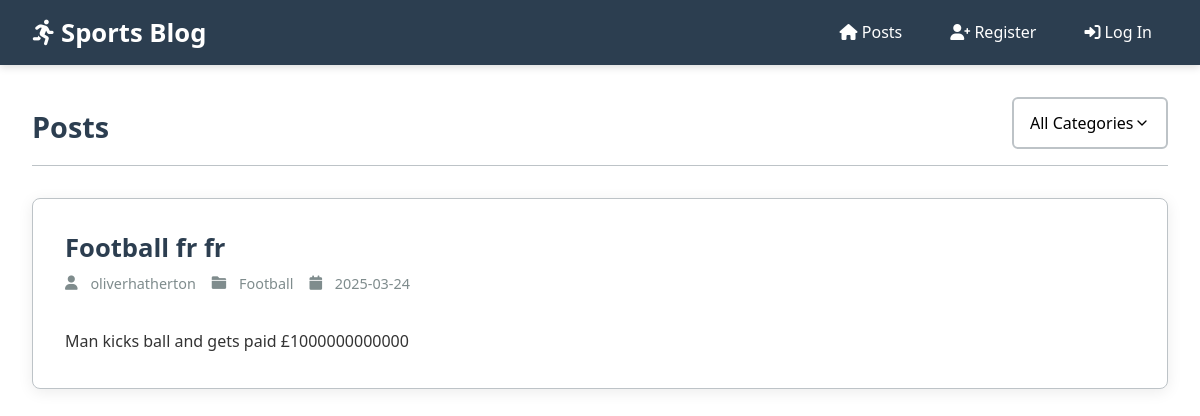
Screenshot of /blog/ with the database file from the repository.
### tables this page shows
CREATE TABLE post (
  id INTEGER PRIMARY KEY AUTOINCREMENT,
  author_id INTEGER NOT NULL,
  created TIMESTAMP NOT NULL DEFAULT CURRENT_TIMESTAMP,
  title TEXT NOT NULL,
  body TEXT NOT NULL,
  category_id INTEGER NOT NULL,
  FOREIGN KEY (category_id) REFERENCES category (id),
  FOREIGN KEY (author_id) REFERENCES user (id)
);

CREATE TABLE user (
  id INTEGER PRIMARY KEY AUTOINCREMENT,
  username TEXT UNIQUE NOT NULL,
  password TEXT NOT NULL
);

CREATE TABLE category (
  id INTEGER PRIMARY KEY AUTOINCREMENT,
  name TEXT NOT NULL UNIQUE
);

### sports_blog/blog.py (the view)
@bp.route('/')
def index():
    db = get_db()
    category_id = request.args.get('category', type=int)
    categories = db.execute('SELECT id, name FROM category ORDER BY name').fetchall()
    query = '''SELECT p.id, title, body, created, author_id, username, c.id AS category_id, c.name AS category_name
               FROM post p JOIN user u ON p.author_id = u.id
               LEFT JOIN category c ON p.category_id = c.id'''
    params = []
    if category_id:
        query += ' WHERE c.id = ?'
        params.append(category_id)
    query += ' ORDER BY created DESC'
    posts = db.execute(query, params).fetchall()
    new_posts = []
    for post in posts:
        post = dict(post)
        post["body"] = markdown(post["body"])
        new_posts.append(post)
    return render_template('blog/index.html',
                         posts=new_posts,
                         categories=categories,
                         selected_category=category_id)

### sports_blog/auth.py (called while the page is built)
@bp.before_app_request
def load_logged_in_user():
    user_id = session.get('user_id')
    if user_id is None:
        g.user = None
    else:
        g.user = get_db().execute(
            'SELECT * FROM user WHERE id = ?', (user_id,)
        ).fetchone()

### sports_blog/db.py (called while the page is built)
def get_db():
    if 'db' not in g:
        g.db = sqlite3.connect(
            current_app.config['DATABASE'],
            detect_types=sqlite3.PARSE_DECLTYPES
        )
        g.db.row_factory = sqlite3.Row
    return g.db

### sports_blog/templates/blog/index.html (shortened to what this page needs)
{% extends 'base.html' %}
{% block header %}
<div style="display: flex; justify-content: space-between; align-items: center; width: 100%;">
  <h1>{% block title %}Posts{% endblock %}</h1>
  <div style="display: flex; gap: 1rem; align-items: stretch;">
    <form method="get" style="margin: 0; display: flex; position: relative;">
      <select name="category" class="form-select" onchange="this.form.submit()"
        style="white-space: nowrap; padding-right: 2rem;">
        <option value="">All Categories</option>
      </select>
    </form>
  </div>
</div>
{% endblock %}
{% block content %}
<div class="posts-container">
  {% if posts %} {% for post in posts %}
  <article class="post">
    <header>
      <div>
        <h1>{{ post['title'] }}</h1>
        <div class="about">
          <i class="fas fa-user"></i> {{ post['username'] }}
          <i class="fas fa-folder ml-2"></i> {{ post['category_name'] }}
          <i class="fas fa-calendar ml-2"></i> {{
          post['created'].strftime('%Y-%m-%d') }}
        </div>
      </div>
    </header>
    <div class="body">{{ post['body'] | safe }}</div>
  </article>
   {% endfor %} {% endif %}
</div>
{% endblock %}

### sports_blog/templates/base.html (shortened to what this page needs)
<!DOCTYPE html>
<html lang="en">
<head>
  <link rel="stylesheet" href="https://cdnjs.cloudflare.com/ajax/libs/font-awesome/6.0.0/css/all.min.css" />
  <link rel="stylesheet" href="{{ url_for('static', filename='style.css') }}" />
</head>
<body>
  <nav>
    <h1><a href="{{ url_for('home.index') }}" style="text-decoration: none; color: #fff;"><i class="fas fa-running"></i>
        Sports
        Blog</a></h1>
    <ul>
      <li>
        <a href="{{ url_for('blog.index') }}"><i class="fas fa-home"></i> Posts</a>
      </li>
      {% if g.user %}
      <li>
        <a href="{{ url_for('blog.account') }}"><span><i class="fas fa-user"></i> {{ g.user['username'] }}</span></a>
      </li>
      <li>
        <a href="{{ url_for('auth.logout') }}"><i class="fas fa-sign-out-alt"></i> Log Out</a>
      </li>
      {% else %}
      <li>
        <a href="{{ url_for('auth.register') }}"><i class="fas fa-user-plus"></i> Register</a>
      </li>
      <li>
        <a href="{{ url_for('auth.login') }}"><i class="fas fa-sign-in-alt"></i> Log In</a>
      </li>
      {% endif %}
  </nav>
  <section class="content">
    <header>{% block header %}{% endblock %}</header>
     {% block content %}{% endblock %}
  </section>
</body>
</html>

### sports_blog/static/style.css (style rules this page uses)
:root { --primary: #3498db; --primary-dark: #2980b9; --secondary: #2c3e50; --light-bg: #eaeef2; --white: #ffffff; --text: #333333; --light-text: #7f8c8d; --danger: #e74c3c; --border: #bdc3c7; --success: #27ae60; --hover-bg: #f5f7fa; }
* { box-sizing: border-box; margin: 0; padding: 0; }
html { font-family: system-ui, -apple-system, BlinkMacSystemFont, "Segoe UI", Roboto, Oxygen, Ubuntu, Cantarell, "Open Sans", "Helvetica Neue", sans-serif; background: var(--light-bg); line-height: 1.6; height: 100%; }
body { max-width: 1200px; margin: 0 auto; background: var(--white); box-shadow: 0 4px 20px rgba(0, 0, 0, 0.1); color: var(--text); min-height: 100%; display: flex; flex-direction: column; }
h1, h2, h3, h4, h5 { font-weight: 600; color: var(--secondary); margin-bottom: 0.5rem; line-height: 1.3; }
h1 { font-size: 1.8rem; }
a { color: var(--primary); text-decoration: none; transition: all 0.3s ease; }
nav { background: var(--secondary); display: flex; align-items: center; padding: 1rem 2rem; box-shadow: 0 2px 8px rgba(0, 0, 0, 0.15); }
nav h1 { flex: auto; margin: 0; color: var(--white); font-size: 1.6rem; }
nav ul { display: flex; list-style: none; }
nav ul li { margin-left: 1rem; }
nav ul li a, nav ul li span { color: var(--white); padding: 0.5rem 1rem; border-radius: 4px; transition: background-color 0.3s; }
.content { padding: 2rem; flex: 1; display: flex; flex-direction: column; }
.content > header { display: flex; align-items: center; justify-content: space-between; margin-bottom: 2rem; padding-bottom: 0.5rem; border-bottom: 1px solid var(--border); }
.content > header h1 { margin: 0; }
.posts-container { flex: 1; display: flex; flex-direction: column; gap: 1rem; }
.post { background: var(--white); border-radius: 8px; box-shadow: 0 3px 15px rgba(0, 0, 0, 0.08); transition: transform 0.3s, box-shadow 0.3s; overflow: hidden; padding: 2rem; border: 1px solid var(--border); }
.post > header { display: flex; align-items: center; justify-content: space-between; margin-bottom: 1.5rem; }
.post h1 { font-size: 1.6rem; margin-bottom: 0.5rem; color: var(--secondary); }
.post .about { color: var(--light-text); font-size: 0.9rem; margin-bottom: 0.5rem; display: flex; align-items: center; gap: 0.5rem; }
.post .about i { margin-right: 0.3rem; }
.ml-2 { margin-left: 0.5rem; }
.post .body { line-height: 1.8; color: var(--text); white-space: pre-line; }
form { display: flex; flex-direction: column; width: 100%; }
.form-select { padding: 0.8rem 1rem; margin-bottom: 0.5rem; border: 2px solid var(--border); border-radius: 6px; font-family: inherit; font-size: 1rem; width: 100%; transition: all 0.3s ease; background-color: var(--white); cursor: pointer; appearance: none; background-repeat: no-repeat; background-position: right 1rem center; background-size: 1em; }

### rows the page displays
post: title "Football fr fr", username "oliverhatherton", category_name "Football", created "2025-03-24", body "Man kicks ball and gets paid £1000000000000"
